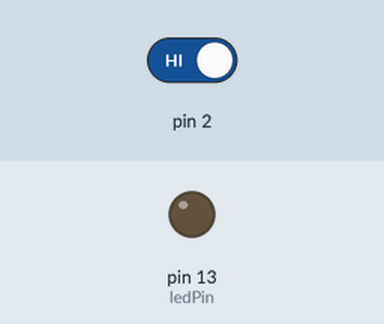
Recording of a sketch running on a simulated Arduino Uno, built with avr-gcc and run on an emulated ATmega328P. On the bench: output pins drawn as LEDs (lit = HIGH). Inputs (shaded band) come from the test bench; at power-on: pin 2 HIGH.

Above: at 1.2 s.
1.3 s: pin 2 driven LOW
At 2.6 s:
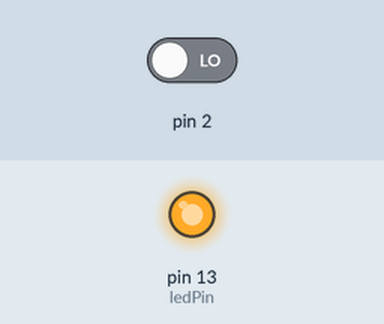
Timing chart, 0 to 4.3 s (numbered marks = the images above; inputs shaded):
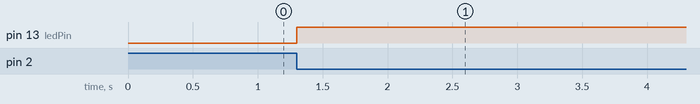

Measured:
- after the input at 1.3 s, pin 13 (ledPin): LOW → HIGH at once

The sketch:

InterruptTest001.ino
```cpp
int ledPin = 13;

void setup() {
  pinMode(ledPin, OUTPUT);
  attachInterrupt(0, stuffHappened, FALLING);

}

void loop() {
  // put your main code here, to run repeatedly:

}

void stuffHappened() {
  digitalWrite(ledPin, HIGH);
}
```
